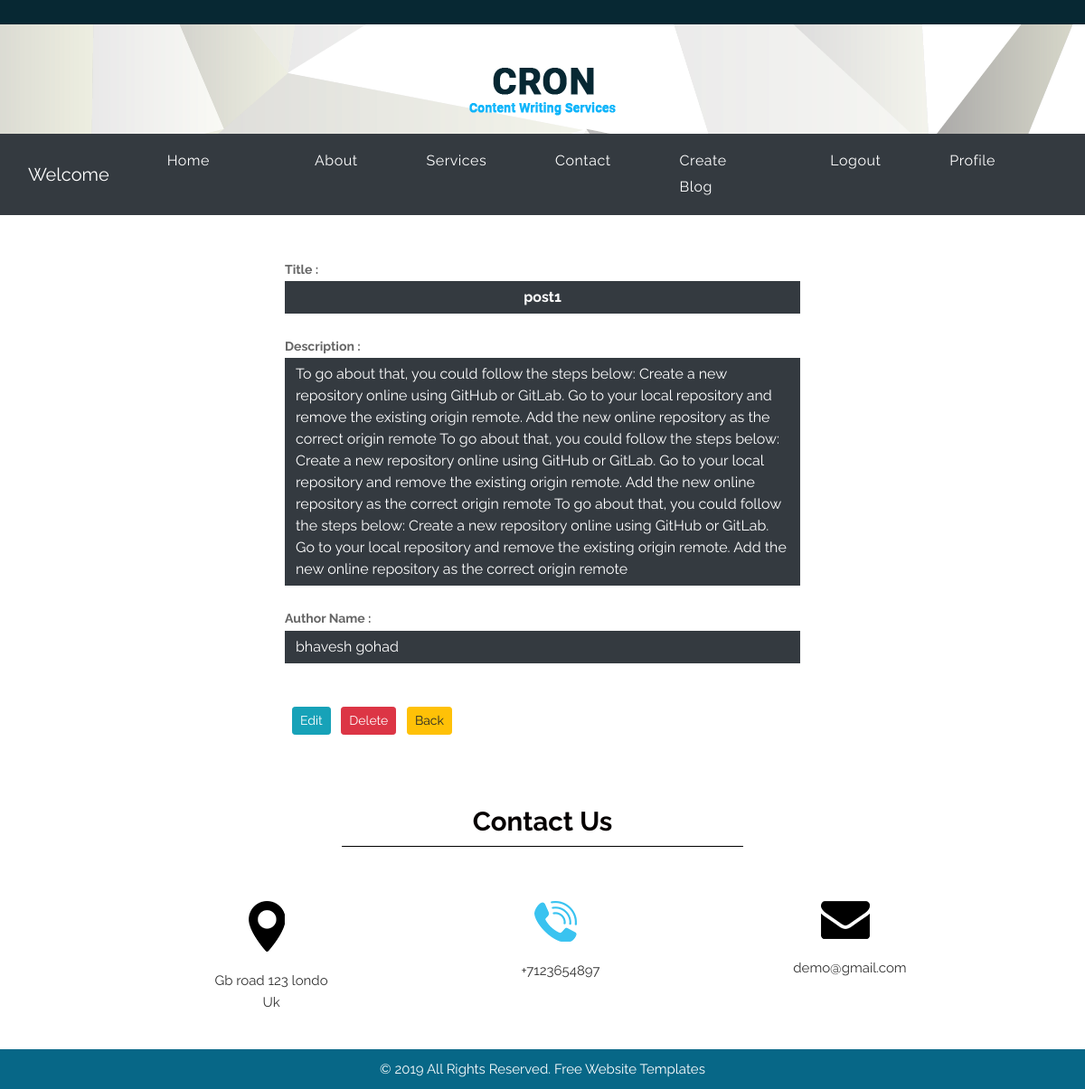
The page /show/1/ (signed in) on the database its author committed.
### myblog/models.py (models this page shows)
class Post(models.Model):
    title = models.CharField(max_length=200)
    desc = models.TextField()
    published = models.DateField(default=timezone.now)
    author = models.ForeignKey(User, on_delete= models.CASCADE)

### myblog/views.py (the view)
# urls.py: path('show/<int:id>/',views.show_post,name="show"),
def show_post(request, id):
    if request.user.is_authenticated:
        data = Post.objects.get(pk=id)
        return render(request, 'blog/showpost.html', {'data': data})
    else:
        return HttpResponseRedirect('/login/')

### myblog/templates/blog/showpost.html (shortened to what this page needs)
{% extends 'blog/base.html' %}
{% load static %}
{% block show %}
    {% if data %}
        <div class="container col-sm-6">
            <form action="{% url 'delete_post' data.id %}" method="POST" novalidate>
                <b>Title : </b>
                <h1 class="text-center mb-4 form-control bg-dark text-white"><b>{{data.title}}</b></h1>
                <b>Description : </b>
                <h3 class="form-control bg-dark text-white mb-4">{{data.desc}}</h3>
                <b>Author Name : </b>
                <h1 class=" form-control bg-dark text-white">{{ data.author.first_name }} {{ data.author.last_name }} </h1>
                {% if request.user.is_authenticated and user.id == data.author.id %}
                    <a href="{% url 'update' data.id %}" class="btn btn-info btn-sm mx-2 mt-5">Edit</a>
                    <input type="submit" class="btn btn-danger btn-sm mt-5" value="Delete">
                {% endif %}
                <a href="{% url 'home' %}" class="btn btn-warning btn-sm mx-2 mt-5">Back</a>
            </form>
        </div>
    {% endif %}
{% endblock show %}

### myblog/static/blog/css/style.css (style rules this page uses)
* { box-sizing: border-box !important; transition: ease all 0.5s; }
html { scroll-behavior: smooth; }
body { color: #666666; font-size: 14px; font-family: 'Raleway', sans-serif;; line-height: 1.80857; font-weight: normal; overflow-x: hidden; }
a { color: #1f1f1f; text-decoration: none !important; outline: none !important; -webkit-transition: all .3s ease-in-out; -moz-transition: all .3s ease-in-out; -ms-transition: all .3s ease-in-out; -o-transition: all .3s ease-in-out; transition: all .3s ease-in-out; }
h1, h2, h3, h4, h5, h6 { letter-spacing: 0; font-weight: normal; position: relative; padding: 0 0 10px 0; font-weight: normal; line-height: normal; color: #111111; margin: 0 }
h1 { font-size: 24px }
h3 { font-size: 18px }
*, *::after, *::before { -webkit-box-sizing: border-box; -moz-box-sizing: border-box; box-sizing: border-box; }
a { color: #ffffff; text-decoration: none; outline: none !important; }
.form-control { display: block; width: 100%; padding: .375rem .75rem; font-size: 1rem; line-height: 1.5; color: #495057; background-color: #072833; background-clip: padding-box; border: 1px solid #072833; border-radius: 0px; border: 0px; }

### rows shown on the page
Post: title "post1", desc "To go about that, you could follow the steps below: Create a new repository online using GitHub or GitLab. Go to your local repository and remove the existing origin remote. Add the new online repository as the correct origin remote To go about that, you could follow the steps below: Create a new repository online using GitHub or GitLab. Go to your local repository and remove the existing origin remote. Add the new online repository as the correct origin remote To go about that, you could follow the steps below: Create a new repository online using GitHub or GitLab. Go to your local repository and remove the existing origin remote. Add the new online repository as the correct origin remote", author.first_name "bhavesh", author.last_name "gohad"
